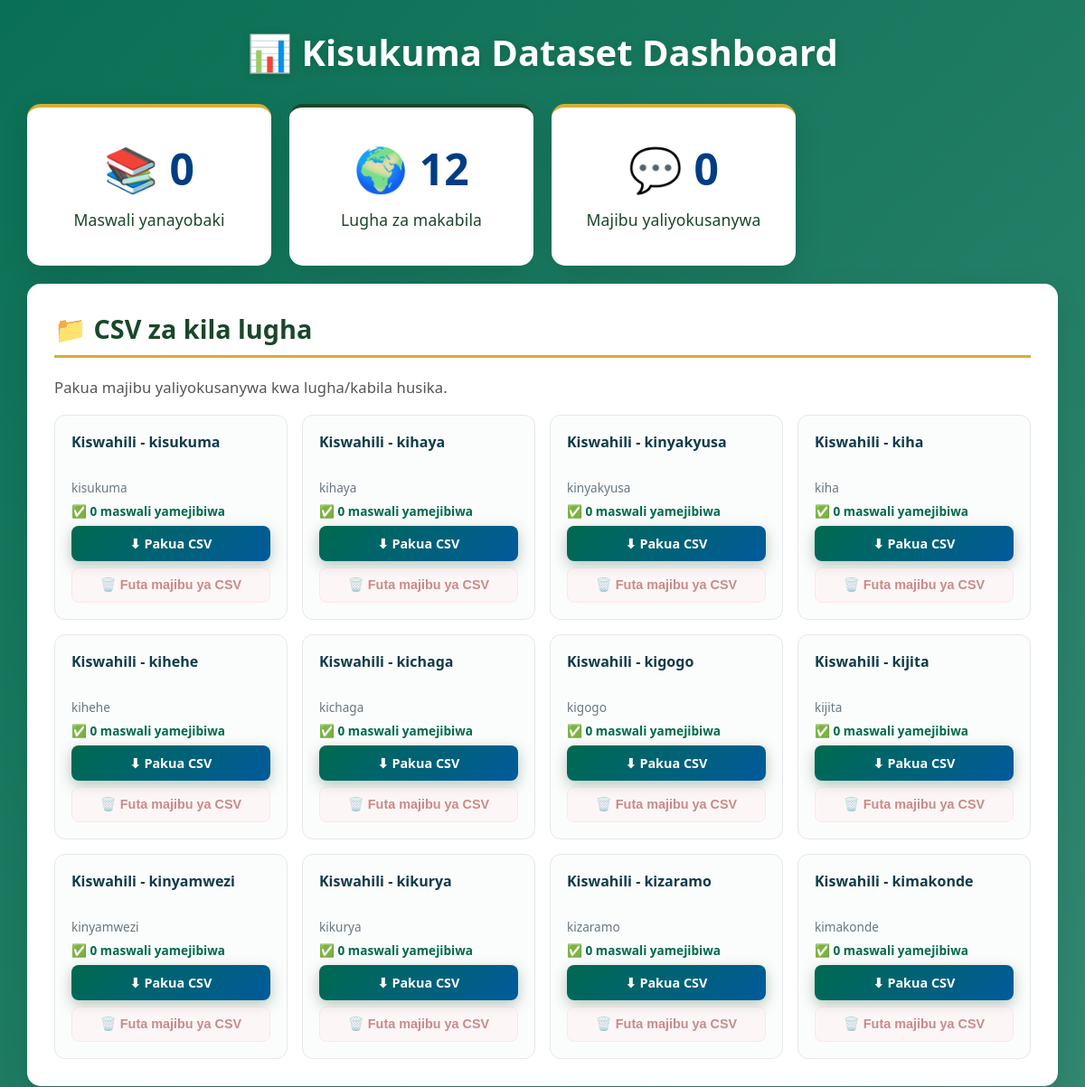
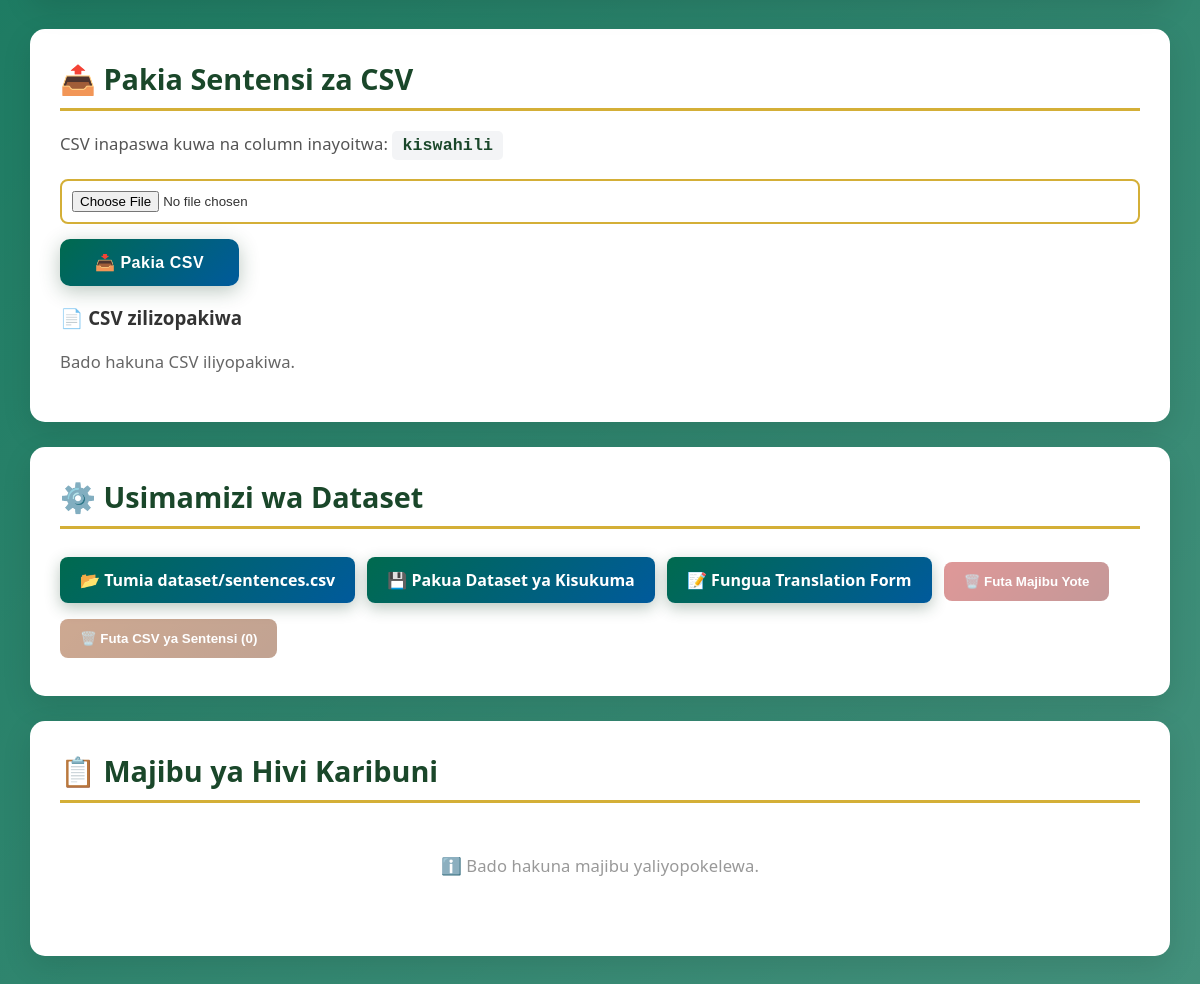
The page /admin on the database its author committed (2 pictures, top to bottom).
### app/models.py (models this page shows)
class LanguageDataset(Base):
    __tablename__ = "language_datasets"
    id = Column(Integer, primary_key=True)
    name = Column(String(100), unique=True, nullable=False)
    source_language = Column(String(50), nullable=False)
    target_language = Column(String(50), nullable=False)
    filename = Column(String(150), nullable=False)

### app/main.py (the view)
@app.get("/admin")
def admin_dashboard(
    request: Request,
    db: Session = Depends(get_db),
):
    total_sentence_count = (
        db.query(
            Sentence
        ).count()
    )
    response_count = (
        db.query(
            Response
        ).count()
    )
    tribes = db.query(Tribe).order_by(Tribe.id).all()
    datasets = db.query(LanguageDataset).order_by(LanguageDataset.id).all()
    uploaded_csvs = db.query(UploadedCSV).order_by(UploadedCSV.uploaded_at.desc(), UploadedCSV.id.desc()).all()
    response_counts = dict(
        db.query(
            Response.target_language,
            func.count(Response.id),
        )
        .filter(Response.target_language.isnot(None))
        .group_by(Response.target_language)
        .all()
    )
    completed_sentence_count = (
        db.query(Response.kiswahili)
        .filter(Response.target_language.isnot(None))
        .group_by(Response.kiswahili)
        .having(func.count(func.distinct(Response.target_language)) >= len(tribes))
        .count()
    )
    sentence_count = total_sentence_count - completed_sentence_count
    responses = (
        db.query(Response)
        .order_by(
            Response.id.desc()
        )
        .limit(20)
        .all()
    )
    return templates.TemplateResponse(
        request=request,
        name="admin.html",
        context={
            "sentence_count":
                sentence_count,
            "sentence_total":
                total_sentence_count,
            "response_count":
                response_count,
            "responses":
                responses,
            "tribes": tribes,
            "datasets": datasets,
            "response_counts": response_counts,
            "uploaded_csvs": uploaded_csvs,
        },
    )

### app/templates/admin.html (shortened to what this page needs)
<!DOCTYPE html>
<html lang="sw">
<head>
    <link
        rel="stylesheet"
        href="/static/style.css"
    >
</head>
<body>
<div class="admin-container">
    <h1>
        📊 Kisukuma Dataset Dashboard
    </h1>
    <div class="stats">
        <div class="stat-card">
            <h2>
                📚 {{ sentence_count }}
            </h2>
            <p>
                Maswali yanayobaki
            </p>
        </div>
        <div class="stat-card">
            <h2>🌍 {{ tribes|length }}</h2>
            <p>Lugha za makabila</p>
        </div>
        <div class="stat-card">
            <h2>
                💬 {{ response_count }}
            </h2>
            <p>
                Majibu yaliyokusanywa
            </p>
        </div>
        <div class="admin-card">
            <h2>📁 CSV za kila lugha</h2>
            <p>Pakua majibu yaliyokusanywa kwa lugha/kabila husika.</p>
            <div class="dataset-grid">
            {% for dataset in datasets %}
                <div class="dataset-item">
                    <strong>{{ dataset.name }}</strong>
                    <span>{{ dataset.target_language }}</span>
                    <span class="dataset-count">✅ {{ response_counts.get(dataset.target_language, 0) }} maswali yamejibiwa</span>
                    <a href="/admin/download/{{ dataset.target_language }}" class="admin-button">⬇ Pakua CSV</a>
                    <button type="button" class="delete-dataset-button"
                            onclick="deleteDataset('{{ dataset.target_language }}', {{ response_counts.get(dataset.target_language, 0) }})"
                            {% if not response_counts.get(dataset.target_language, 0) %}disabled{% endif %}>
                        🗑️ Futa majibu ya CSV
                    </button>
                </div>
            {% endfor %}
            </div>
        </div>
    </div>
    <div class="admin-card">
        <h2>
            📤 Pakia Sentensi za CSV
        </h2>
        <p>
            CSV inapaswa kuwa na column inayoitwa: <code>kiswahili</code>
        </p>
        <form
            action="/admin/upload"
            method="post"
            enctype="multipart/form-data"
        >
            <input
                type="file"
                name="file"
                accept=".csv"
                required
            >
            <button
                type="submit"
                class="submit-button"
            >
                📥 Pakia CSV
            </button>
        </form>
        <h3>📄 CSV zilizopakiwa</h3>
        {% if uploaded_csvs %}
        <ul class="uploaded-csv-list">
        {% for upload in uploaded_csvs %}
            <li>
                <span>{{ upload.filename }}</span>
                <button type="button" class="delete-button"
                        onclick="deleteUploadedCsv({{ upload.id }}, {{ upload.filename|tojson }})">
                    🗑️ Futa CSV
                </button>
            </li>
        {% endfor %}
        </ul>
        {% else %}
        <p style="color: #666;">Bado hakuna CSV iliyopakiwa.</p>
        {% endif %}
    </div>
    <div class="admin-card">
        <h2>
            ⚙️ Usimamizi wa Dataset
        </h2>
        <a
            href="/admin/import"
            class="admin-button"
        >
            📂 Tumia dataset/sentences.csv
        </a>
        <a
            href="/admin/download"
            class="admin-button"
        >
            💾 Pakua Dataset ya Kisukuma
        </a>
        <a
            href="/form"
            class="admin-button"
        >
            📝 Fungua Translation Form
        </a>
        <button
            type="button"
            class="delete-all-button"
            onclick="deleteAllResponses({{ response_count }})"
            {% if not response_count %}disabled{% endif %}
        >
            🗑️ Futa Majibu Yote
        </button>
        <button
            type="button"
            class="delete-all-button delete-sentences-button"
            onclick="deleteSentences({{ sentence_total }})"
            {% if not sentence_total %}disabled{% endif %}
        >
            🗑️ Futa CSV ya Sentensi ({{ sentence_total }})
        </button>
    </div>
    <div class="admin-card">
        <h2>
            📋 Majibu ya Hivi Karibuni
        </h2>
        {% if responses %}
        <p style="color: #666; font-size: 0.95em;">
            📌 Kuonyesha 20 majibu yanayofuata:
        </p>
        <div class="table-wrapper">
            <table>
                <thead>
                    <tr>
                        <th>
                            🆔 ID
                        </th>
                        <th>
                            🇸 Kiswahili
                        </th>
                        <th>
                            🗣️ Jibu la lugha
                        </th>
                        <th>Kabila</th>
                        <th>
                            👤 Mtumiaji
                        </th>
                        <th>
                            ⚙️ Hatua
                        </th>
                    </tr>
                </thead>
                <tbody>
                {% for response in responses %}
                    <tr>
                        <td>
                            {{ response.id }}
                        </td>
                        <td>
                            {{ response.kiswahili[:50] }}{% if response.kiswahili|length > 50 %}...{% endif %}
                        </td>
                        <td>
                            {{ response.kisukuma[:50] }}{% if response.kisukuma|length > 50 %}...{% endif %}
                        </td>
                        <td>{{ response.tribe or 'Kisukuma' }}</td>
                        <td style="font-size: 0.85em;">
                            {{ response.participant_id[:12] }}...
                        </td>
                        <td>
                            <button
                                class="delete-button"
                                onclick="deleteResponse({{ response.id }})"
                                title="Futa jibu hili"
                            >
                                🗑️ Futa
                            </button>
                        </td>
                    </tr>
                {% endfor %}
                </tbody>
            </table>
        </div>
        {% else %}
        <p style="text-align: center; color: #999; padding: 30px;">
            ℹ️ Bado hakuna majibu yaliyopokelewa.
        </p>
        {% endif %}
    </div>
</div>
</body>
</html>

### app/static/style.css (style rules this page uses)
* { box-sizing: border-box; }
html { scroll-behavior: smooth; }
body { margin: 0; padding: 0; font-family: 'Segoe UI', Tahoma, Geneva, Verdana, sans-serif; background: linear-gradient(135deg, rgba(0, 106, 78, .96), rgba(0, 106, 78, .72)), #f4f7f5; color: #333; min-height: 100vh; font-size: 16px; }
p { font-family: 'Segoe UI', Tahoma, sans-serif; font-size: 1.04rem; line-height: 1.7; letter-spacing: .1px; }
.submit-button { display: inline-block; border: none; padding: 14px 35px; background: linear-gradient(135deg, #006a4e, #005a9c); color: #fff; border-radius: 10px; cursor: pointer; text-decoration: none; font-size: 1em; font-weight: 600; transition: all 0.3s ease; box-shadow: 0 5px 20px rgba(26, 71, 42, 0.3); letter-spacing: 0.5px; }
.admin-container { width: 95%; max-width: 1200px; margin: 30px auto; padding-bottom: 40px; }
.admin-container h1 { color: white; font-size: 2.5em; text-align: center; margin: 0 0 30px 0; text-shadow: 0 2px 10px rgba(26, 71, 42, 0.3); }
.stats { display: grid; grid-template-columns: repeat(auto-fit, minmax(250px, 1fr)); gap: 20px; margin: 30px 0; }
.stats > .admin-card { grid-column: 1 / -1; margin-bottom: 0; }
.stat-card { background: white; padding: 35px 25px; border-radius: 15px; text-align: center; box-shadow: 0 10px 30px rgba(0, 0, 0, 0.1); transition: transform 0.3s ease, box-shadow 0.3s ease; border-top: 4px solid #d4af37; }
.stat-card:nth-child(2) { border-top-color: #1a472a; }
.stat-card h2 { font-size: 3em; margin: 0 0 10px 0; color: #003d82; font-weight: 700; }
.stat-card p { margin: 0; color: #1a472a; font-size: 1.1em; font-weight: 500; }
.admin-card { background: white; padding: 30px; border-radius: 15px; margin-bottom: 25px; box-shadow: 0 10px 30px rgba(0, 0, 0, 0.1); transition: transform 0.2s ease; }
.admin-card h2 { color: #1a472a; margin: 0 0 20px 0; font-size: 1.8em; border-bottom: 3px solid #d4af37; padding-bottom: 10px; }
.admin-card p { color: #555; line-height: 1.6; }
.admin-card code { background: #f3f4f6; padding: 5px 10px; border-radius: 5px; color: #1a472a; font-weight: 600; }
.admin-card form { margin-top: 20px; }
.dataset-grid { display: grid; grid-template-columns: repeat(4, minmax(0, 1fr)); gap: 16px; }
.dataset-item { min-width: 0; min-height: 190px; padding: 18px; border: 1px solid #e5e7eb; border-radius: 12px; display: flex; flex-direction: column; gap: 7px; background: #fbfdfc; }
.dataset-item strong { min-height: 2.8em; color: #123b4a; line-height: 1.4; }
.dataset-item span { color: #687780; font-size: .85rem; }
.dataset-item .dataset-count { color: #006a4e; font-weight: 700; }
.dataset-item .admin-button { width: 100%; margin: auto 0 0; padding: 10px 12px; text-align: center; font-size: .9rem; }
.delete-dataset-button { width: 100%; padding: 10px 12px; background: #fff1f2; color: #991b1b; border: 1px solid #fecdd3; border-radius: 8px; cursor: pointer; font-weight: 600; font-size: .9rem; }
.delete-dataset-button:disabled { opacity: .5; cursor: not-allowed; }
.admin-card input[type="file"] { display: block; margin: 15px 0; padding: 10px; border: 2px solid #d4af37; border-radius: 8px; width: 100%; }
.admin-button { display: inline-block; padding: 12px 20px; background: linear-gradient(135deg, #006a4e, #005a9c); color: #fff; text-decoration: none; border-radius: 8px; margin: 8px 8px 8px 0; font-weight: 600; transition: all 0.3s ease; box-shadow: 0 5px 15px rgba(26, 71, 42, 0.3); }
.delete-all-button { display: inline-block; padding: 12px 20px; background: linear-gradient(135deg, #b91c1c, #7f1d1d); color: white; border: none; border-radius: 8px; cursor: pointer; font-weight: 600; margin: 8px 8px 8px 0; box-shadow: 0 5px 15px rgba(127, 29, 29, 0.3); transition: all 0.3s ease; }
.delete-all-button:disabled { opacity: 0.45; cursor: not-allowed; box-shadow: none; }
.delete-sentences-button { background: linear-gradient(135deg, #92400e, #78350f); }

### rows shown on the page
LanguageDataset: name "Kiswahili - kisukuma", target_language "kisukuma", get "0"
LanguageDataset: name "Kiswahili - kihaya", target_language "kihaya", get "0"
LanguageDataset: name "Kiswahili - kinyakyusa", target_language "kinyakyusa", get "0"
LanguageDataset: name "Kiswahili - kiha", target_language "kiha", get "0"
LanguageDataset: name "Kiswahili - kihehe", target_language "kihehe", get "0"
LanguageDataset: name "Kiswahili - kichaga", target_language "kichaga", get "0"
LanguageDataset: name "Kiswahili - kigogo", target_language "kigogo", get "0"
LanguageDataset: name "Kiswahili - kijita", target_language "kijita", get "0"
LanguageDataset: name "Kiswahili - kinyamwezi", target_language "kinyamwezi", get "0"
LanguageDataset: name "Kiswahili - kikurya", target_language "kikurya", get "0"
LanguageDataset: name "Kiswahili - kizaramo", target_language "kizaramo", get "0"
LanguageDataset: name "Kiswahili - kimakonde", target_language "kimakonde", get "0"

### other values the page prints
{{ sentence_count }} "0"
{{ tribes|length }} "12"
{{ response_count }} "0"
{{ sentence_total }} "0"
